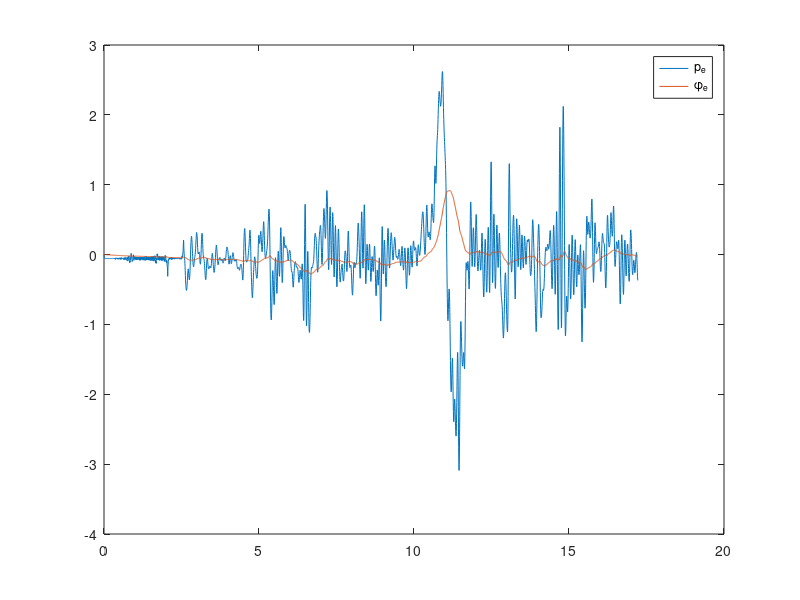
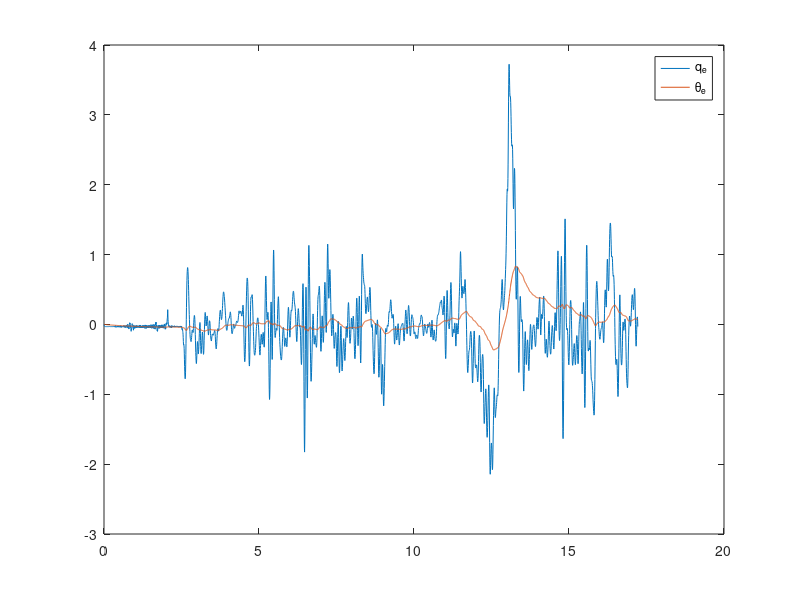
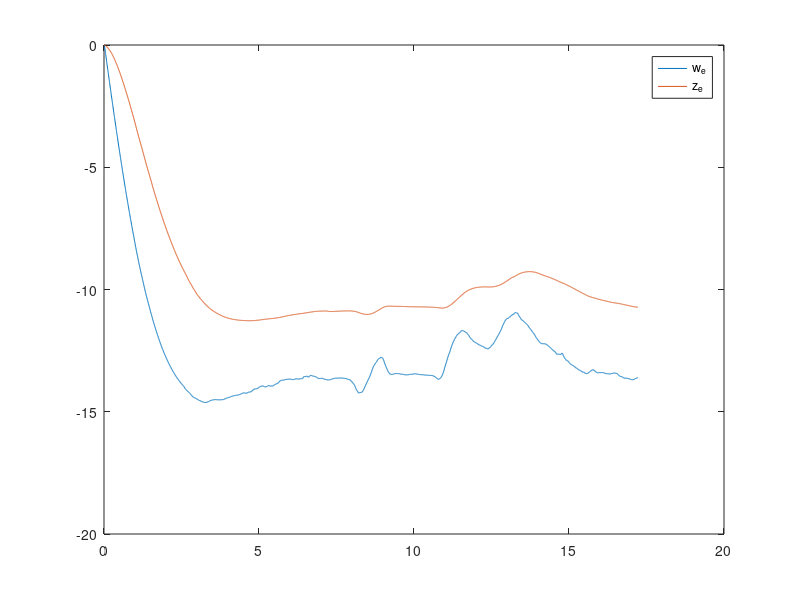

MATLAB code to generate these figures, in order:
load('RSdata.mat')

t = rt_simout.time;

ue = rt_simout.signals.values(:,1);
ve = rt_simout.signals.values(:,2);
we = rt_simout.signals.values(:,3);

ze = rt_simout.signals.values(:,4);

pe = rt_simout.signals.values(:,5);
qe = rt_simout.signals.values(:,6);
re = rt_simout.signals.values(:,7);

phie   = rt_simout.signals.values(:,8);
thetae = rt_simout.signals.values(:,9);

close all
figure
plot(t, pe);
hold on
plot(t, phie);
legend({'p_e','\phi_e'});

figure
plot(t, qe);
hold on
plot(t, thetae);
legend({'q_e','\theta_e'});

figure
plot(t, we);
hold on
plot(t, ze);
legend({'w_e','z_e'});
